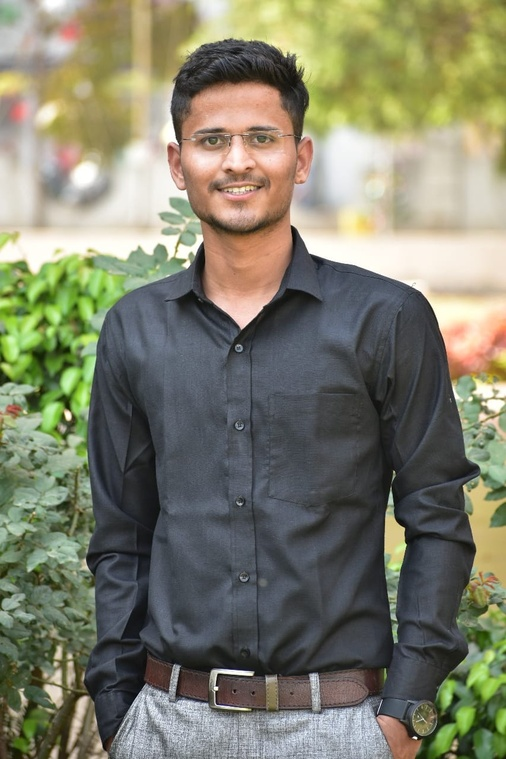
%> input picture Image_Processing/Lab4/lab4Images/xr.jpeg, 506 x 759 px, shrunk from 853 x 1280 before the run
$ octave task5.m   (GNU Octave 9; MATLAB toolbox functions it lacks are replaced by stand-ins)
%> lines starting %> are read from the running program, lines starting %| are printed output that depends on the picture
### Image_Processing/Lab4/plot_hist.m
function void = plot_hist(r)
  red_channel = r(:,:,1);
  green_channel = r(:,:,2);
  blue_channel = r(:,:,3);

  [yRed, x] = imhist(red_channel);
  [yGreen, x] = imhist(green_channel);
  [yBlue, x] = imhist(blue_channel);

  plot(x, yRed, x, yGreen, x, yBlue);
  legend("Red","Green","Blue");
endfunction

### Image_Processing/Lab4/imhistmatch.m
function [s,final] = imhistmatch(r,ref)
  L=256;
  [m,n] = size(r);
  [s ,final1] = imequalizehist(r);
  [G, final2] = imequalizehist(ref);
  for i=0:(L-1),
    [val ind(i+1)] = min(abs(G-s(i+1)));
  endfor
  ind = ind-1;
  s=ind;
  final  = zeros(m,n);
  for i=0:(L-1),
    final = final + (r==i)*ind(i+1);
  endfor
  final = uint8(final);
endfunction

### Image_Processing/Lab4/imequalizehist.m
function [s,final] = imequalizehist(r)
  L=256;
  [m,n] = size(r);
  hist = zeros(size(L-1));
  for i=0:(L-1),
    hist(i+1) = sum(sum(r==i));
  endfor
  pdf = hist/(m*n);
  total(1) = pdf(1);
  for i=1:(L-1),
    total(i+1) = total(i)+pdf(i+1);
  endfor
  s = (L-1)*total;
  s = round(s);
  final = zeros(m,n);
  for i=0:(L-1),
    final = final + (r==i)*s(i+1);
  endfor
  final = uint8(final);
endfunction

### Image_Processing/Lab4/task5.m
pkg load image;
r = imread('lab4Images/xr.jpeg');
%> r is the input picture: size 759x506x3 uint8; mean R, G, B 126.5, 126.5, 106.8
ref = imread('lab4Images/test4.jpg');
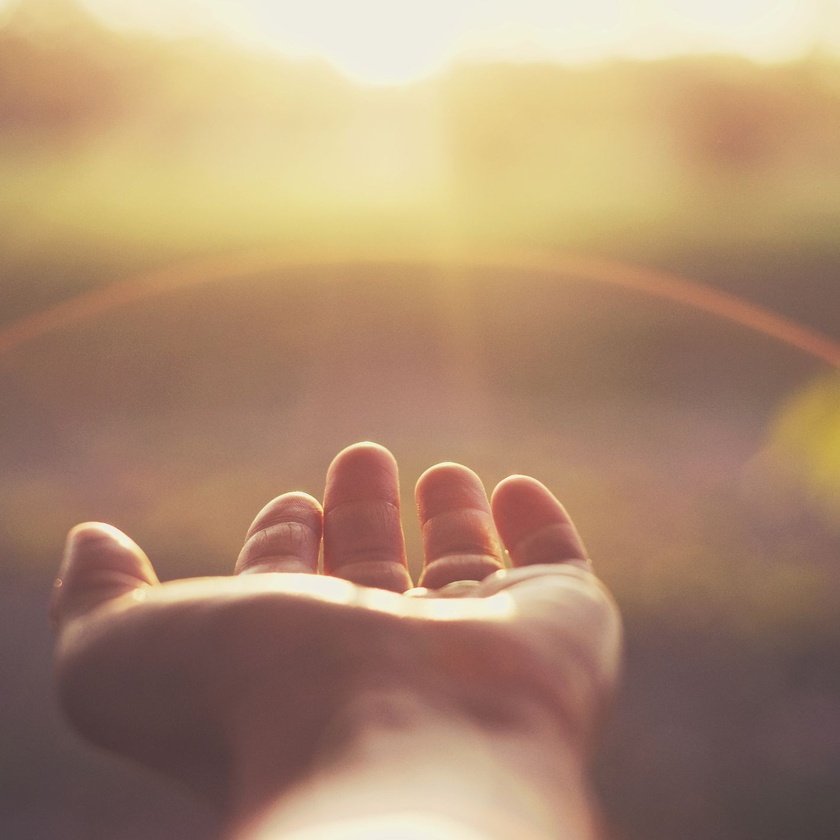
%> input picture Image_Processing/Lab4/lab4Images/test4.jpg, 840 x 840 px, shrunk from 1417 x 1417 before the run
%> ref is the input picture: size 840x840x3 uint8; mean R, G, B 172.3, 140.5, 113.2

subplot(1,2,1);
imshow(r);
subplot(1,2,2);
plot_hist(r);
%> in plot_hist, `[yRed, x] = imhist(red_channel);`: yRed = 256 values, max 4426 at index 256, min 0 at index 3, mean 1500.2; x = 256 values from 0 to 255
%> in plot_hist, `[yGreen, x] = imhist(green_channel);`: yGreen = 256 values, max 3164 at index 84, min 0 at index 1, mean 1500.2
%> in plot_hist, `[yBlue, x] = imhist(blue_channel);`: yBlue = 256 values, max 3952 at index 85, min 27 at index 255, mean 1500.2

figure;

subplot(1,2,1);
imshow(ref);
subplot(1,2,2);
plot_hist(ref);
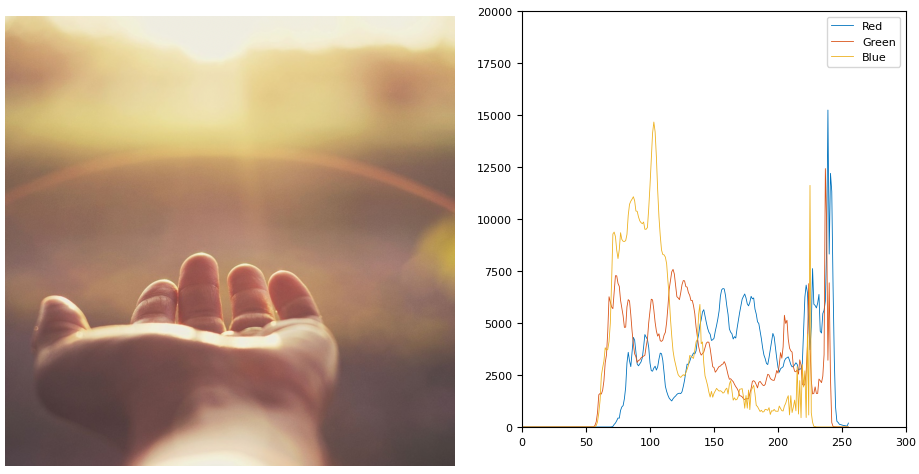
%> figure redrawn from the program's plot data, 2 panels

figure;

L=256;
[m,n,d] = size(r);
%> m = 759; n = 506; d = 3

[sf1, final(:,:,1)] = imhistmatch(r(:,:,1),ref(:,:,1));
%> after the loop in imequalizehist, `for i=0:(L-1),`: hist has the same summary as yRed in plot_hist
%> in imequalizehist, `pdf = hist/(m*n);`: pdf = 256 values, max 0.0115 at index 256, min 0 at index 3, mean 0.00391
%> after the loop in imequalizehist, `for i=1:(L-1),`: total = 256 values from 5.21e-06 to 1
%> in imequalizehist, `s = (L-1)*total;`: s = 256 values from 0.00133 to 255
%> in imequalizehist, `s = round(s);`: s = 256 values from 0 to 255
%> the loop in imhistmatch, `for i=0:(L-1),` made 256 passes
%> val on passes 1 to 3: 0, 0, 0
%> after the loop in imhistmatch, `for i=0:(L-1),`: ind = 256 values from 1 to 246
%> in imhistmatch, `ind = ind-1;`: ind = 256 values from 0 to 245
%> sf1 = 256 values from 0 to 245
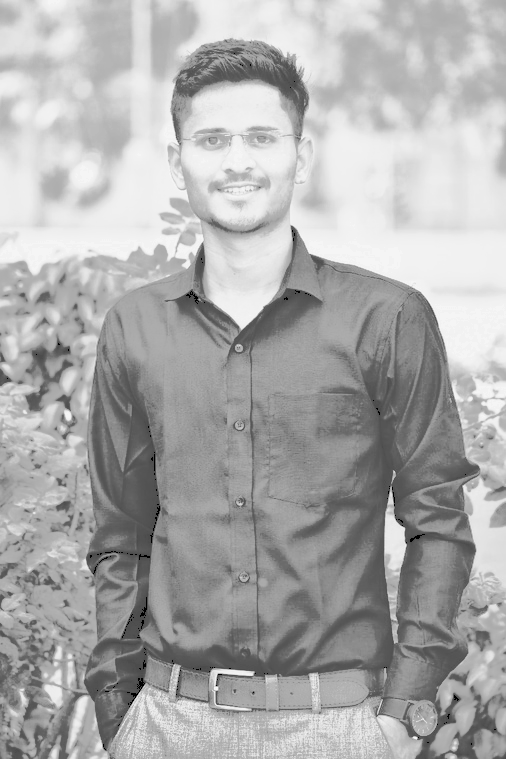
%> final: size 759x506 uint8; min 0, max 245, mean 172
[sf2, final(:,:,2)] = imhistmatch(r(:,:,2),ref(:,:,2));
%> the loop in imhistmatch (call 2), `for i=0:(L-1),` made 256 passes
%> sf2 = 256 values from 0 to 241
[sf3, final(:,:,3)] = imhistmatch(r(:,:,3),ref(:,:,3));
%> in imhistmatch (call 3), `[s ,final1] = imequalizehist(r);`:
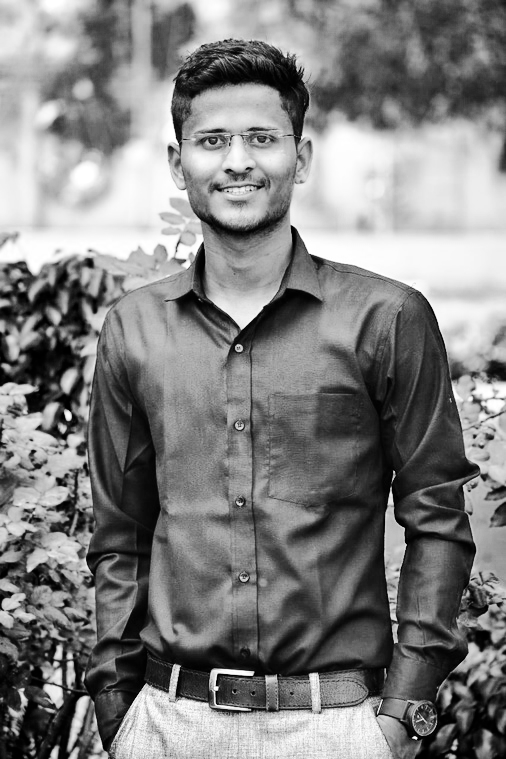
%> final1: size 759x506 uint8; min 0, max 255, mean 128.3
%> in imhistmatch (call 3), `[s ,final1] = imequalizehist(r);`: s = 256 values from 0 to 255
%> in imhistmatch (call 3), `[G, final2] = imequalizehist(ref);`:
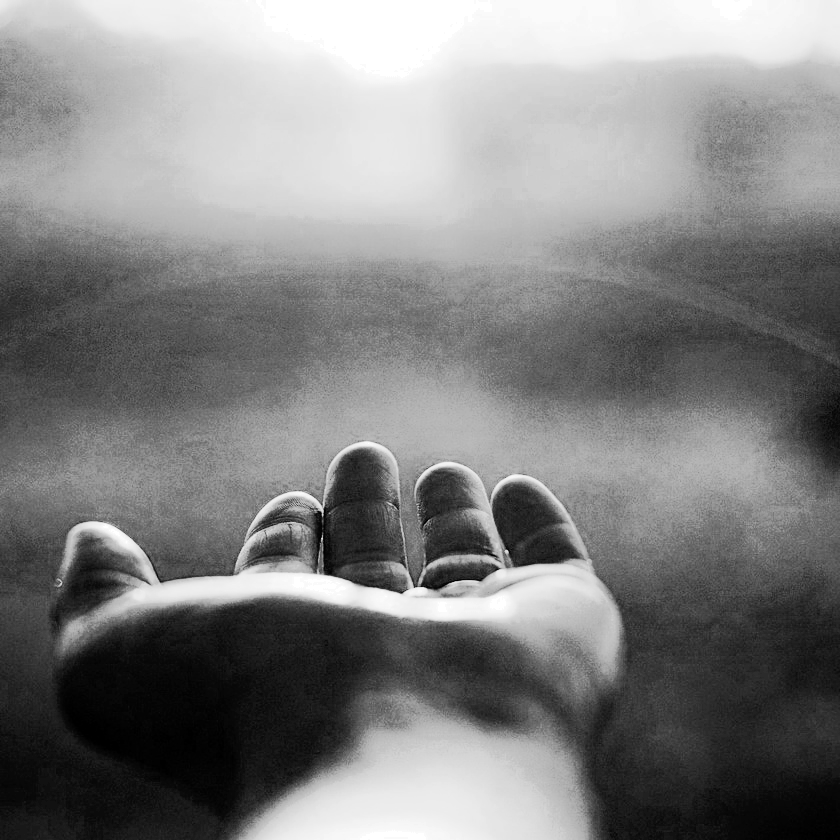
%> final2: size 840x840 uint8; min 0, max 255, mean 128.9
%> the loop in imhistmatch (call 3), `for i=0:(L-1),` made 256 passes
%> after the loop in imhistmatch (call 3), `for i=0:(L-1),`: ind = 256 values from 1 to 226
%> in imhistmatch (call 3), `ind = ind-1;`: ind = 256 values from 0 to 225
%> sf3 = 256 values from 0 to 225
%> final: size 759x506x3 uint8

final = uint8(final);

subplot(1,2,1);
imshow(uint8(final));
subplot(1,2,2);
plot_hist(final);
%> in plot_hist (call 3), `blue_channel = r(:,:,3);`:
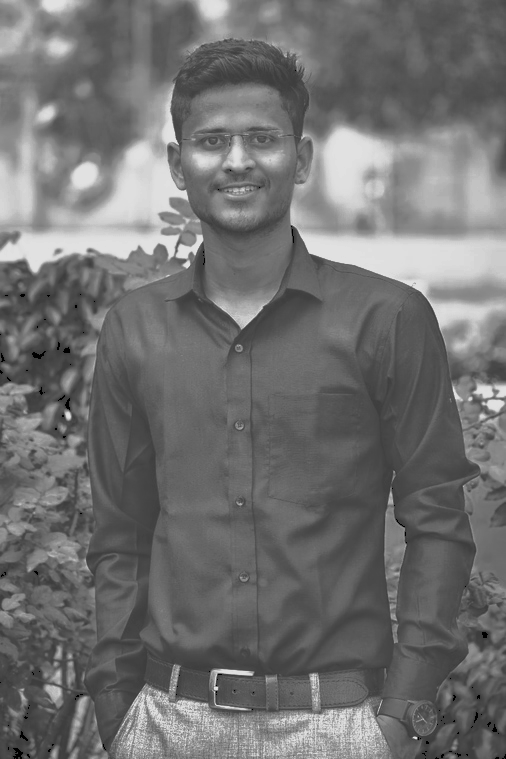
%> blue_channel: size 759x506 uint8; min 0, max 225, mean 112.7
%> in plot_hist (call 3), `[yRed, x] = imhist(red_channel);`: yRed = 256 values, max 6642 at index 156, min 0 at index 2, mean 1500.2
%> in plot_hist (call 3), `[yGreen, x] = imhist(green_channel);`: yGreen = 256 values, max 6056 at index 238, min 0 at index 2, mean 1500.2
%> in plot_hist (call 3), `[yBlue, x] = imhist(blue_channel);`: yBlue = 256 values, max 10438 at index 103, min 0 at index 2, mean 1500.2
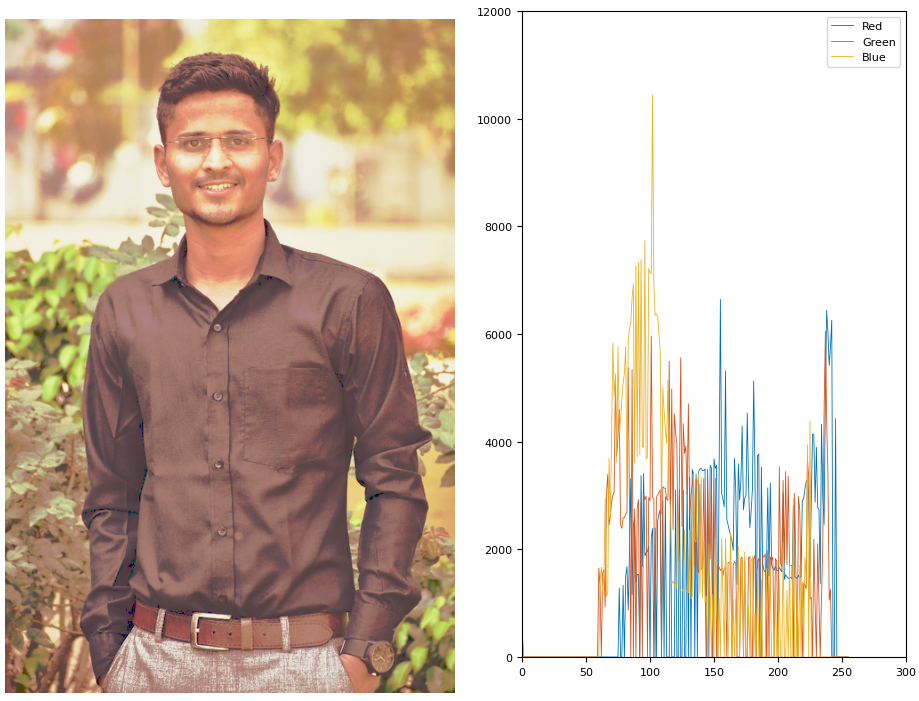
%> figure redrawn from the program's plot data, 2 panels
